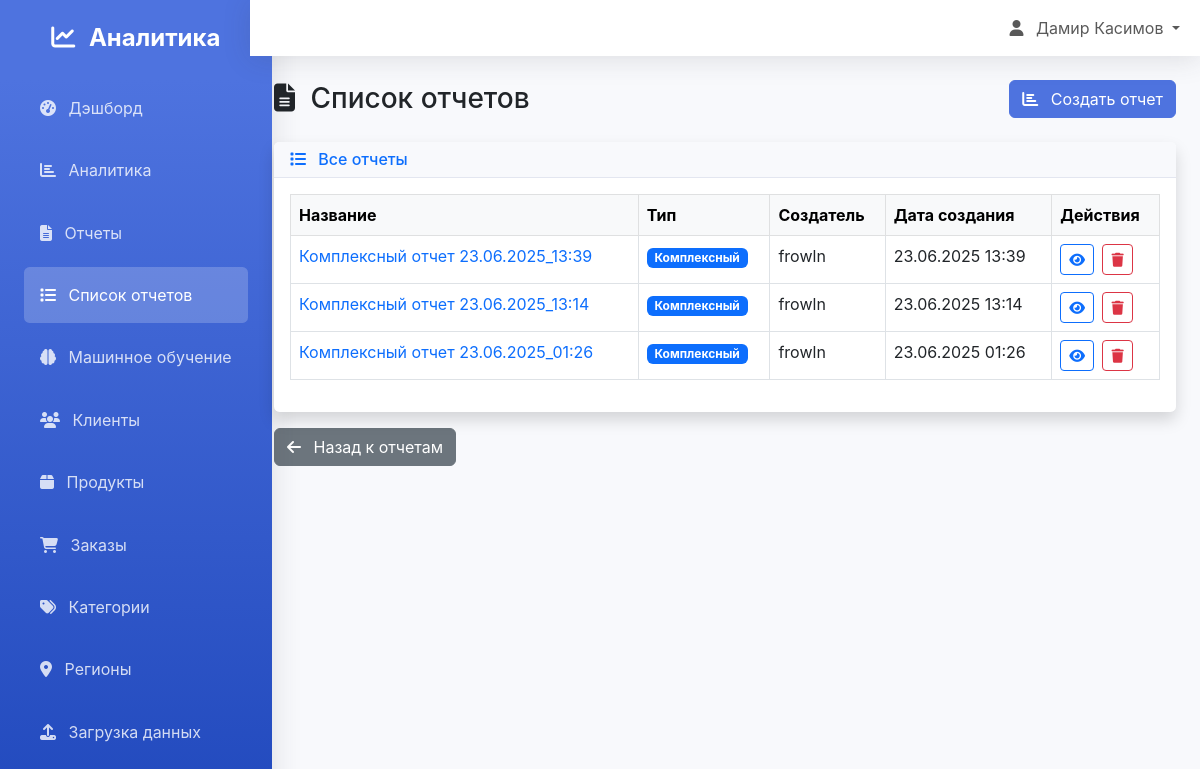
Page /reports/list/ (signed in) on the earlier database version.
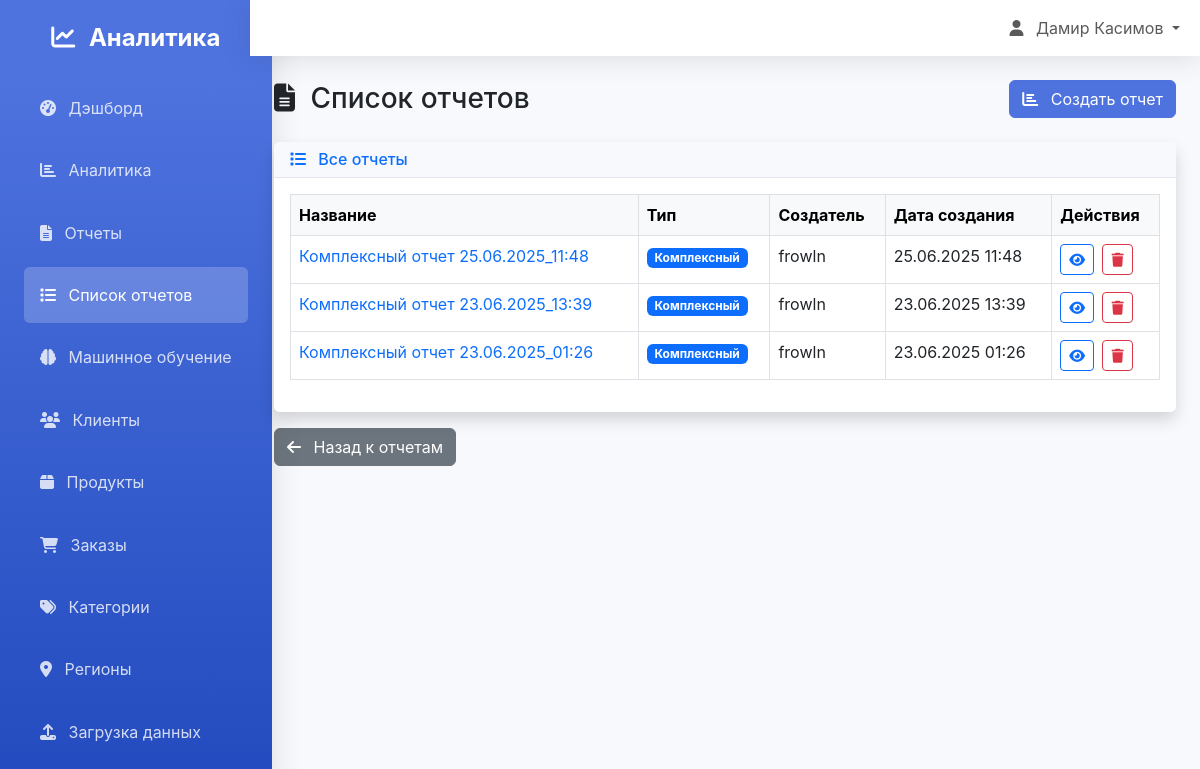
Same page on the later database version.
### analytics/models.py (models this page shows, shortened)
class Report(models.Model):
    REPORT_TYPES = [
        ('comprehensive', 'Комплексный'),
        ('sales', 'По продажам'),
        ('products', 'По продуктам'),
        ('customers', 'По клиентам'),
    ]
    name = models.CharField(max_length=200, verbose_name="Название отчета")
    content = models.TextField(verbose_name="Содержание отчета")
    report_type = models.CharField(max_length=20, choices=REPORT_TYPES, verbose_name="Тип отчета")
    generated_by = models.ForeignKey(User, on_delete=models.CASCADE, verbose_name="Создатель")
    generated_at = models.DateTimeField(auto_now_add=True, verbose_name="Дата создания")
    class Meta:
        verbose_name = "Отчет"
        verbose_name_plural = "Отчеты"
        ordering = ['-generated_at']

### analytics/views.py (the view)
# urls.py: path('reports/list/', views.ReportListView.as_view(), name='report_list'),
class ReportListView(LoginRequiredMixin, ListView):
    model = Report
    template_name = 'analytics/report_list.html'
    context_object_name = 'reports'
    paginate_by = 20

### templates/analytics/report_list.html (shortened to what this page needs)
{% extends 'base.html' %}
{% block content %}
<div class="d-flex justify-content-between align-items-center mb-4">
    <h1 class="h3 mb-0 text-gray-800">
        <i class="fas fa-file-alt me-2"></i>
        Список отчетов
    </h1>
    <div>
        <a href="{% url 'analytics:reports' %}" class="btn btn-primary">
            <i class="fas fa-chart-bar me-2"></i>
            Создать отчет
        </a>
    </div>
</div>
<div class="card shadow">
    <div class="card-header">
        <h6 class="m-0 font-weight-bold text-primary">
            <i class="fas fa-list me-2"></i>
            Все отчеты
        </h6>
    </div>
    <div class="card-body">
        {% if reports %}
            <div class="table-responsive">
                <table class="table table-bordered table-hover">
                    <thead class="table-light">
                        <tr>
                            <th>Название</th>
                            <th>Тип</th>
                            <th>Создатель</th>
                            <th>Дата создания</th>
                            <th>Действия</th>
                        </tr>
                    </thead>
                    <tbody>
                        {% for report in reports %}
                        <tr>
                            <td>
                                <a href="{% url 'analytics:report_detail' report.pk %}" class="text-decoration-none">
                                    {{ report.name }}
                                </a>
                            </td>
                            <td>
                                <span class="badge bg-{% if report.report_type == 'comprehensive' %}primary{% elif report.report_type == 'sales' %}success{% elif report.report_type == 'products' %}info{% else %}warning{% endif %}">
                                    {{ report.get_report_type_display }}
                                </span>
                            </td>
                            <td>{{ report.generated_by.username }}</td>
                            <td>{{ report.generated_at|date:"d.m.Y H:i" }}</td>
                            <td>
                                <a href="{% url 'analytics:report_detail' report.pk %}" class="btn btn-sm btn-outline-primary me-1">
                                    <i class="fas fa-eye"></i>
                                </a>
                                <a href="{% url 'analytics:report_delete' report.pk %}" class="btn btn-sm btn-outline-danger">
                                    <i class="fas fa-trash"></i>
                                </a>
                            </td>
                        </tr>
                        {% endfor %}
                    </tbody>
                </table>
            </div>
        {% endif %}
    </div>
</div>
<div class="mt-3">
    <a href="{% url 'analytics:reports' %}" class="btn btn-secondary">
        <i class="fas fa-arrow-left me-2"></i>
        Назад к отчетам
    </a>
</div>
{% endblock %}

Differences in the rows shown:
removed Report: name "Комплексный отчет 23.06.2025_13:14", report_type "Комплексный", generated_by.username "frowln", generated_at "23.06.2025 13:14"
added Report: name "Комплексный отчет 25.06.2025_11:48", report_type "Комплексный", generated_by.username "frowln", generated_at "25.06.2025 11:48"
